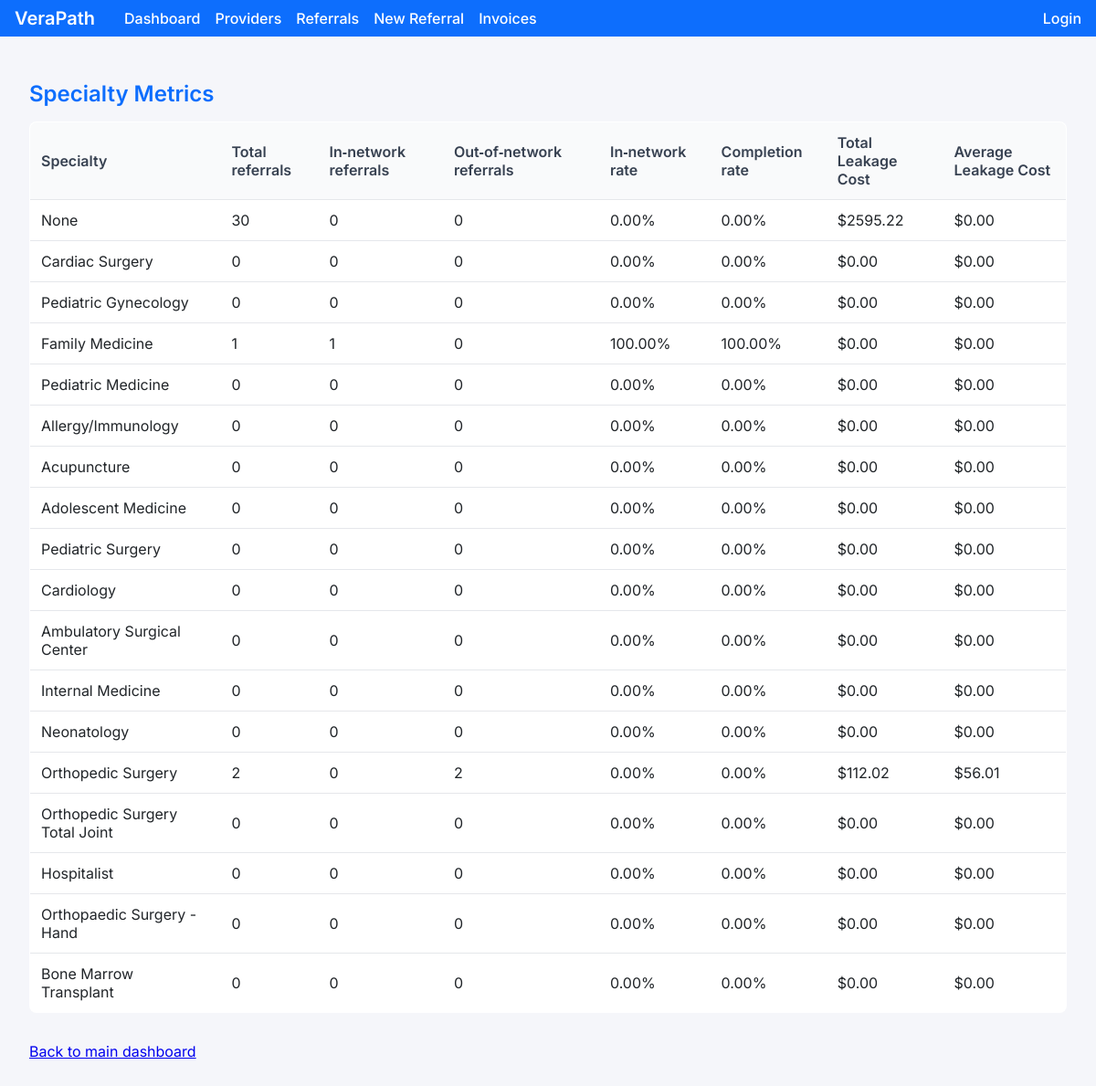
The app's page /analytics/specialties/ with its own data.
### analytics/models.py (models this page shows, shortened)
class Provider(models.Model):
    practice = models.ForeignKey(Practice, on_delete=models.CASCADE, null=True, blank=True)
    npi = models.CharField(max_length=20, blank=True, null=True)
    full_name = models.CharField(max_length=200)
    specialty = models.CharField(max_length=120, blank=True, null=True)
    subspecialty = models.CharField(max_length=120, blank=True, null=True)
    city = models.CharField(max_length=100, blank=True, null=True)
    state = models.CharField(max_length=50, blank=True, null=True)
    accepting_new_patients = models.BooleanField(default=True, blank=True, null=True)
    primary_department = models.CharField(max_length=200, blank=True, null=True)
    is_in_network = models.BooleanField(default=False)
    providerid = models.IntegerField(blank=True, null=True)
    firstname = models.CharField(max_length=100, blank=True, null=True)
    lastname = models.CharField(max_length=100, blank=True, null=True)
    middleinitial = models.CharField(max_length=1, blank=True, null=True)
    sex = models.CharField(max_length=1, blank=True, null=True)
    entitytype = models.CharField(max_length=50, blank=True, null=True)
    ansinamecode = models.CharField(max_length=255, blank=True, null=True)
    hideinportal = models.BooleanField(default=False, blank=True, null=True)
    schedulingname = models.CharField(max_length=200, blank=True, null=True)
    billable = models.BooleanField(default=False, blank=True, null=True)
    ansispecialtycode = models.CharField(max_length=50, blank=True, null=True)
    createencounteroncheckin = models.BooleanField(default=False, blank=True, null=True)
    class Meta:
        unique_together = (('practice', 'providerid'),)

### analytics/views.py (the view)
# urls.py: path('specialties/', views.specialty_dashboard, name='specialty_dashboard'),
def specialty_dashboard(request):
    specialties = Provider.objects.values_list('specialty', flat=True).distinct()
    specialty_data = []
    for spec in specialties:
        refs = Referral.objects.filter(provider__specialty=spec)
        total = refs.count()
        if spec is None:
            in_network = 0
            out_network = 0
        else:
            in_network = refs.filter(in_network=True).count()
            out_network = refs.filter(in_network=False).count()
        leakage_cost = refs.filter(in_network=False).aggregate(total_leak=Sum('rvu_cost')).get('total_leak') or 0
        avg_leakage_cost = (leakage_cost / out_network) if out_network else 0
        avg_in_cost = refs.filter(in_network=True).aggregate(avg=Avg('rvu_cost'))['avg'] or 0
        retained_revenue = in_network * avg_in_cost
        in_network_rate = (in_network / total * 100.0) if total else 0
        completed = refs.filter(status__in=[Referral.Status.COMPLETED, Referral.Status.CLOSED]).count()
        completion_rate = (completed / total * 100.0) if total else 0
        specialty_data.append({
            'specialty': spec,
            'total': total,
            'in_network': in_network,
            'out_network': out_network,
            'in_network_rate': in_network_rate,
            'completion_rate': completion_rate,
            'leakage_cost': leakage_cost,
            'avg_leakage_cost': avg_leakage_cost,
            'retained_revenue': retained_revenue,
        })
    return render(request, 'analytics/specialty_dashboard.html', {'specialty_data': specialty_data})

### analytics/templates/analytics/specialty_dashboard.html
{% extends 'base.html' %}
{% block content %}
<h2>Specialty Metrics</h2>
<table>
  <thead>
    <tr>
      <th>Specialty</th>
      <th>Total referrals</th>
      <th>In‑network referrals</th>
      <th>Out‑of‑network referrals</th>
      <th>In‑network rate</th>
      <th>Completion rate</th>
      <th>Total Leakage Cost</th>
      <th>Average Leakage Cost</th>
    </tr>
  </thead>
  <tbody>
    {% for item in specialty_data %}
    <tr>
      <td>{{ item.specialty }}</td>
      <td>{{ item.total }}</td>
      <td>{{ item.in_network }}</td>
      <td>{{ item.out_network }}</td>
      <td>{{ item.in_network_rate|floatformat:2 }}%</td>
      <td>{{ item.completion_rate|floatformat:2 }}%</td>
      <td>${{ item.leakage_cost|floatformat:2 }}</td>
      <td>${{ item.avg_leakage_cost|floatformat:2 }}</td>
    </tr>
    {% endfor %}
  </tbody>
</table>
<p><a href="{% url 'analytics:analytics_dashboard' %}">Back to main dashboard</a></p>
{% endblock %}

### templates/base.html (style rules this page uses)
body { font-family: 'Inter', sans-serif; margin: 0; background-color: #f5f6fa; color: #212529; }
table { width: 100%; border-collapse: collapse; background-color: #fff; margin-bottom: 2rem; border: 1px solid #e5e7eb; border-radius: 8px; overflow: hidden; }
th, td { padding: 0.75rem; text-align: left; border-bottom: 1px solid #e5e7eb; }
th { background-color: #f9fafb; font-weight: 600; color: #374151; }
tr:last-child td { border-bottom: none; }
h2, h3 { margin-top: 2rem; margin-bottom: 1rem; font-weight: 600; color: #0d6efd; }

### records on screen
Provider: specialty "Cardiac Surgery", total "0", in_network "0", out_network "0", in_network_rate "0.00", completion_rate "0.00", leakage_cost "0.00", avg_leakage_cost "0.00"
Provider: specialty "Pediatric Gynecology", total "0", in_network "0", out_network "0", in_network_rate "0.00", completion_rate "0.00", leakage_cost "0.00", avg_leakage_cost "0.00"
Provider: specialty "Pediatric Medicine", total "0", in_network "0", out_network "0", in_network_rate "0.00", completion_rate "0.00", leakage_cost "0.00", avg_leakage_cost "0.00"
Provider: specialty "Pediatric Surgery", total "0", in_network "0", out_network "0", in_network_rate "0.00", completion_rate "0.00", leakage_cost "0.00", avg_leakage_cost "0.00"
Provider: specialty "Internal Medicine", total "0", in_network "0", out_network "0", in_network_rate "0.00", completion_rate "0.00", leakage_cost "0.00", avg_leakage_cost "0.00"
Provider: specialty "Neonatology", total "0", in_network "0", out_network "0", in_network_rate "0.00", completion_rate "0.00", leakage_cost "0.00", avg_leakage_cost "0.00"
Provider: specialty "Orthopedic Surgery Total Joint", total "0", in_network "0", out_network "0", in_network_rate "0.00", completion_rate "0.00", leakage_cost "0.00", avg_leakage_cost "0.00"
Provider: specialty "Hospitalist", total "0", in_network "0", out_network "0", in_network_rate "0.00", completion_rate "0.00", leakage_cost "0.00", avg_leakage_cost "0.00"
Provider: specialty "Orthopaedic Surgery - Hand", total "0", in_network "0", out_network "0", in_network_rate "0.00", completion_rate "0.00", leakage_cost "0.00", avg_leakage_cost "0.00"
Provider: specialty "Bone Marrow Transplant", total "0", in_network "0", out_network "0", in_network_rate "0.00", completion_rate "0.00", leakage_cost "0.00", avg_leakage_cost "0.00"

### other values on screen
{{ item.specialty }} "None" "Family Medicine" "Allergy/Immunology" "Acupuncture" "Adolescent Medicine" "Cardiology" "Ambulatory Surgical Center" "Orthopedic Surgery"
{{ item.total }} "30" "1" "0" "0" "0" "0" "0" "2"
{{ item.in_network }} "0" "1" "0" "0" "0" "0" "0" "0"
{{ item.out_network }} "0" "0" "0" "0" "0" "0" "0" "2"
{{ item.in_network_rate|floatformat:2 }} "0.00" "100.00" "0.00" "0.00" "0.00" "0.00" "0.00" "0.00"
{{ item.completion_rate|floatformat:2 }} "0.00" "100.00" "0.00" "0.00" "0.00" "0.00" "0.00" "0.00"
{{ item.leakage_cost|floatformat:2 }} "2595.22" "0.00" "0.00" "0.00" "0.00" "0.00" "0.00" "112.02"
{{ item.avg_leakage_cost|floatformat:2 }} "0.00" "0.00" "0.00" "0.00" "0.00" "0.00" "0.00" "56.01"
